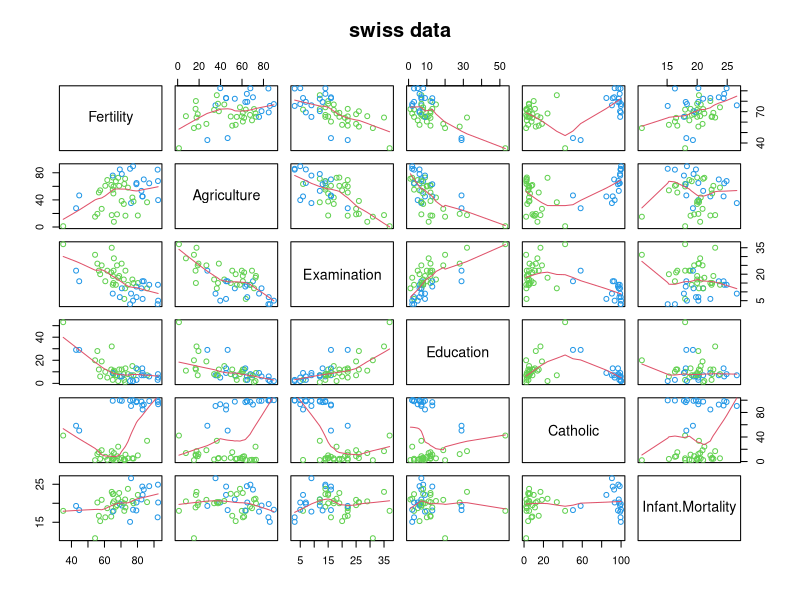

R code for this plot:
library("datasets")
require(graphics)

# View(swiss) #New York Air Quality Measurements
# pairs(airquality, panel = panel.smooth, main = "airquality data")

# https://stat.ethz.ch/R-manual/R-devel/library/datasets/html/swiss.html

# http://www-hsc.usc.edu/~eckel/biostat2/labs/lab8.pdf
# https://www.coursehero.com/file/11781745/Assignment-1/

# https://opr.princeton.edu/archive/pefp/switz.aspx
# https://opr.princeton.edu/archive/pefp/sw1888.aspx

pairs(swiss, panel = panel.smooth, main = "swiss data",
      col = 3 + (swiss$Catholic > 50))

summary(lm(Fertility ~ . , data = swiss))
